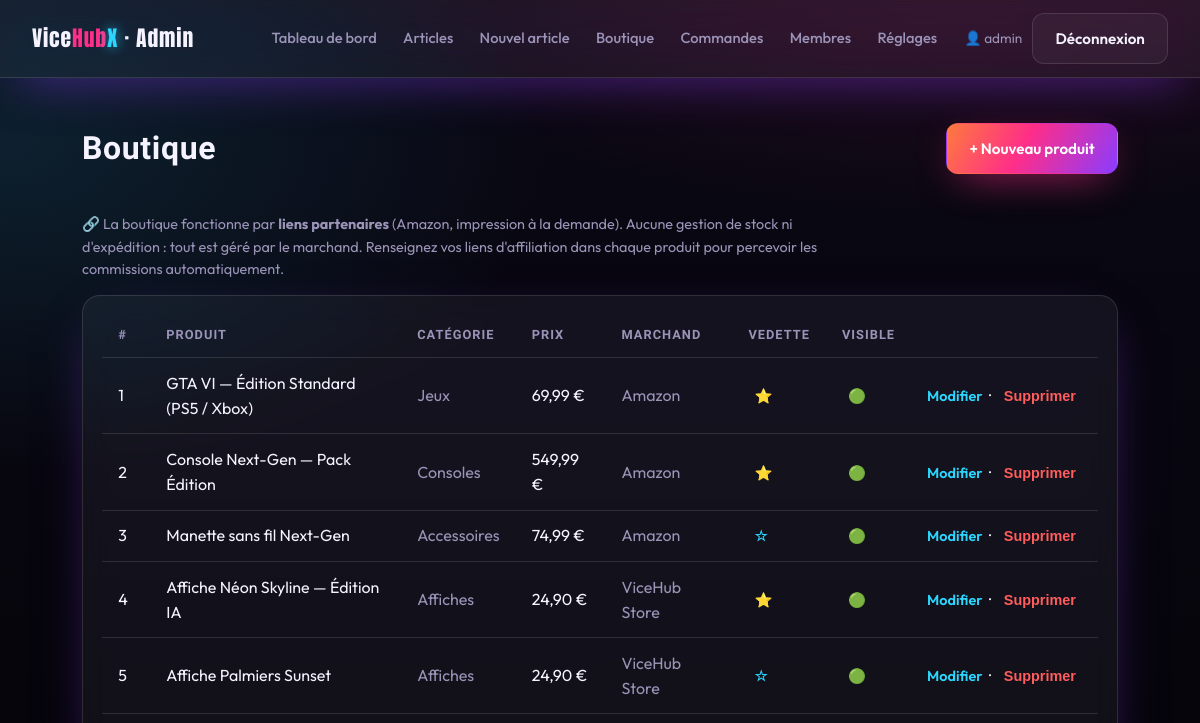
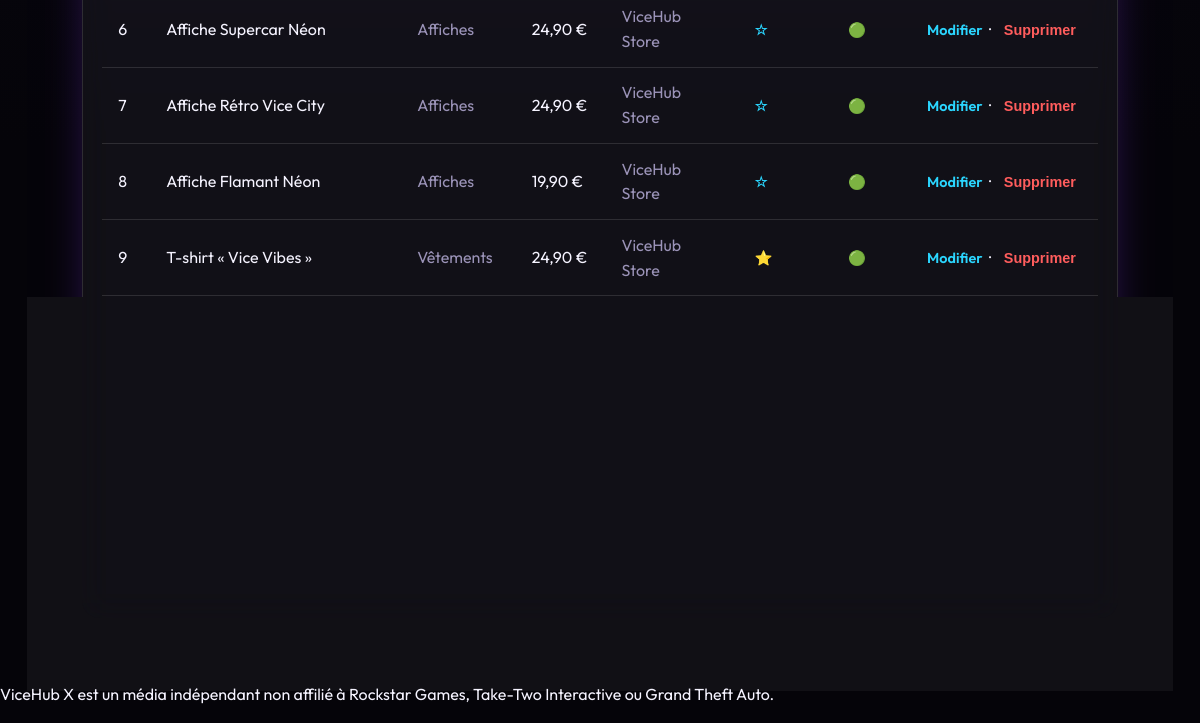
Page /admin/products.php (signed in) on the earlier database version (2 pictures, top to bottom).
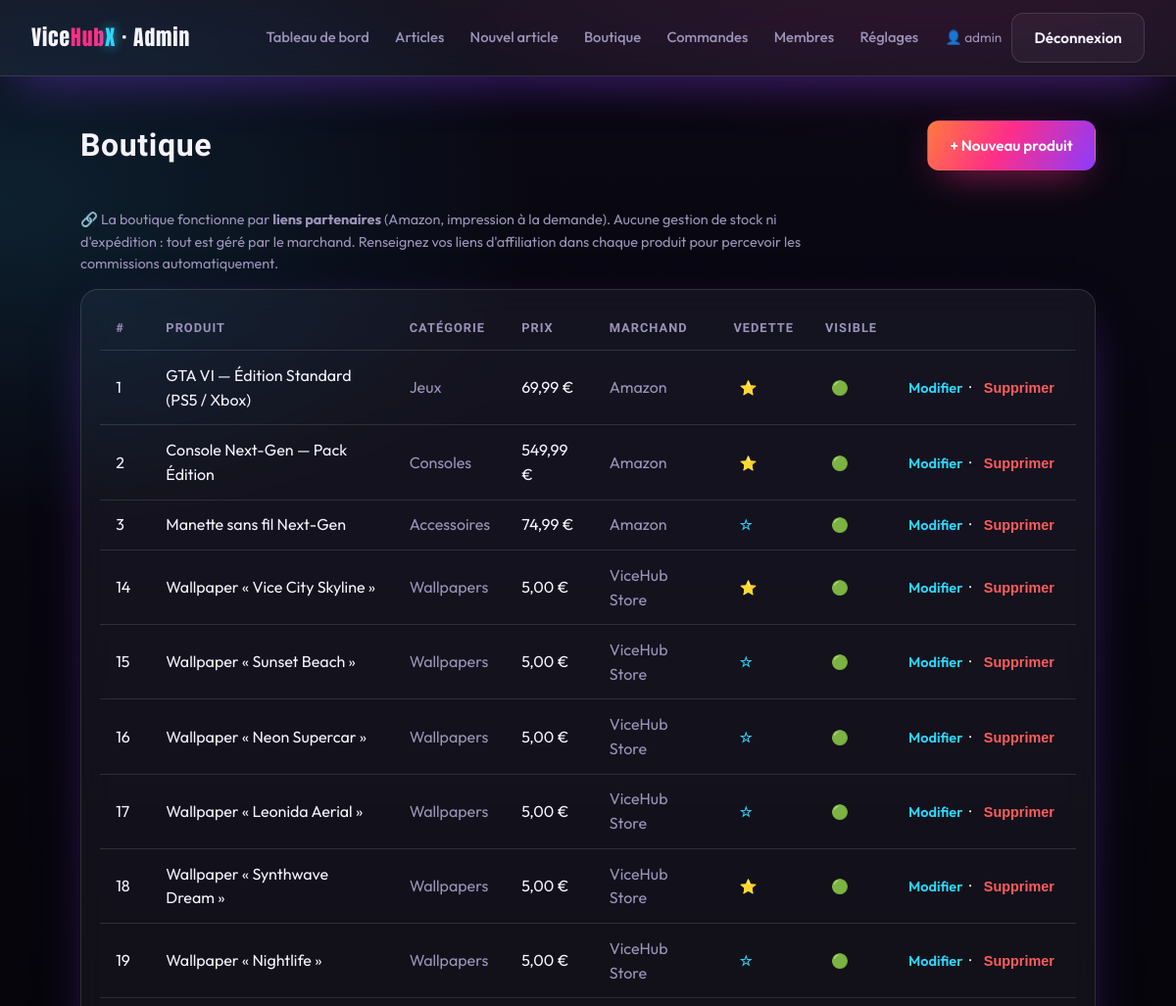
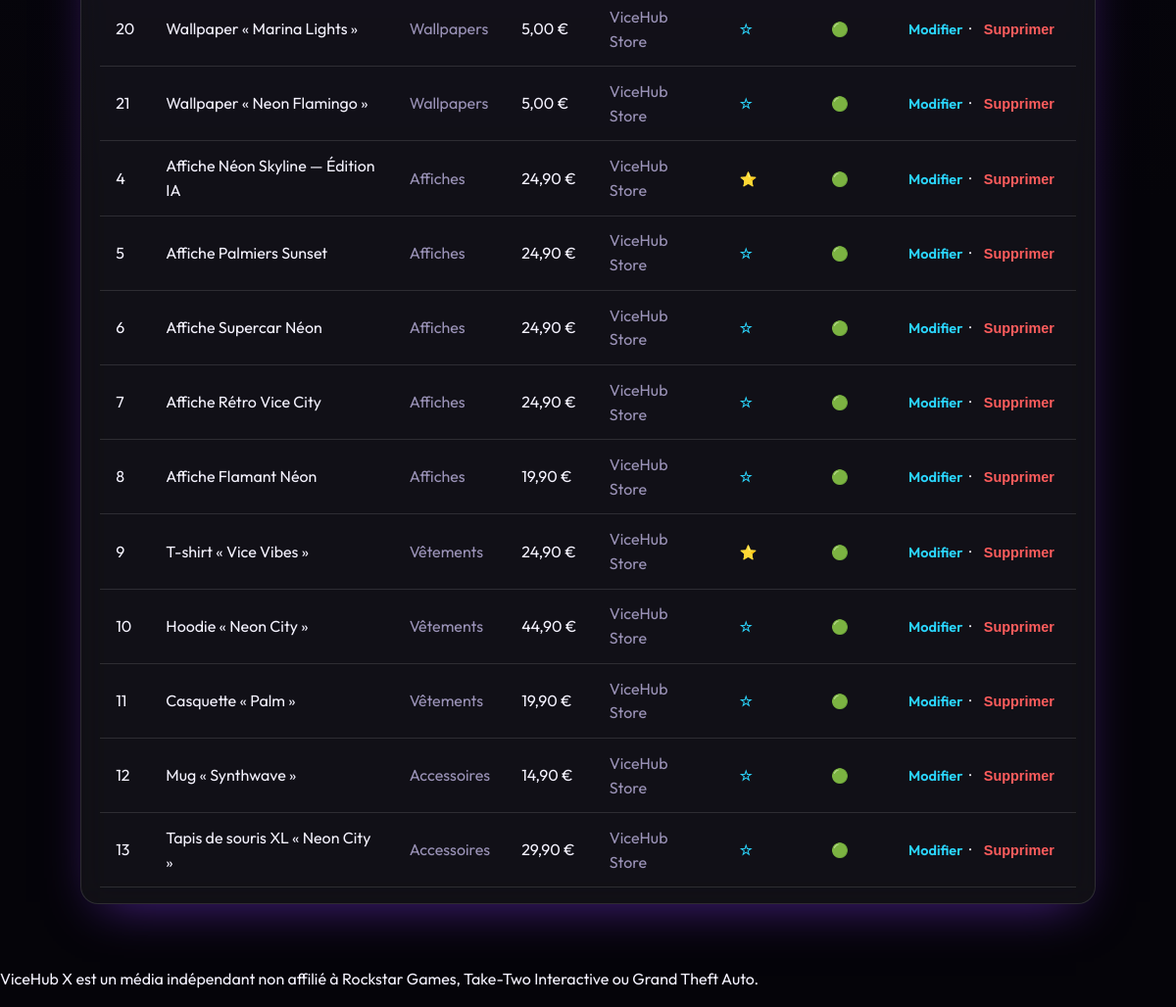
Same page on the later database version (2 pictures, top to bottom).
### tables this page shows
CREATE TABLE products (
    id              INT AUTO_INCREMENT PRIMARY KEY,
    name            VARCHAR(160) NOT NULL,
    slug            VARCHAR(180) NOT NULL UNIQUE,
    description     VARCHAR(400),
    category        ENUM('poster','wallpaper','game','console','apparel','accessory','collectible') NOT NULL DEFAULT 'accessory',
    price           DECIMAL(8,2),
    currency        VARCHAR(8) NOT NULL DEFAULT 'EUR',
    image           VARCHAR(255),
     
    sale_type       ENUM('external','stripe') NOT NULL DEFAULT 'external',
    url             VARCHAR(500),             
    stripe_price_id VARCHAR(120),             
    digital_file    VARCHAR(255),             
    merchant        VARCHAR(60),
    badge           VARCHAR(40),
    featured        TINYINT(1) NOT NULL DEFAULT 0,
    active          TINYINT(1) NOT NULL DEFAULT 1,
    sort            INT NOT NULL DEFAULT 0,
    created_at      DATETIME NOT NULL DEFAULT CURRENT_TIMESTAMP,
    lang            ENUM('fr','en') NOT NULL DEFAULT 'fr'
);

### includes/functions.php (called while the page is built, shortened)
<?php
function e(?string $value): string
{
    return htmlspecialchars((string) $value, ENT_QUOTES | ENT_SUBSTITUTE, 'UTF-8');
}
function t(string $key): string
{
    return $GLOBALS['LANG'][$key] ?? $key;
}
function lang(): string
{
    return $GLOBALS['LANG_CODE'] ?? 'fr';
}
function asset(string $path): string
{
    return BASE_URL . '/public/assets/' . ltrim($path, '/');
}
function url(string $path): string
{
    return BASE_URL . '/' . ltrim($path, '/');
}
function product_categories(): array
{
    return lang() === 'fr'
        ? ['poster' => 'Affiches', 'wallpaper' => 'Wallpapers', 'game' => 'Jeux', 'console' => 'Consoles', 'apparel' => 'Vêtements', 'accessory' => 'Accessoires', 'collectible' => 'Collectors']
        : ['poster' => 'Posters', 'wallpaper' => 'Wallpapers', 'game' => 'Games', 'console' => 'Consoles', 'apparel' => 'Apparel', 'accessory' => 'Accessories', 'collectible' => 'Collectibles'];
}
function price_html($price, string $currency = 'EUR'): string
{
    $symbols = ['EUR' => '€', 'USD' => '$', 'GBP' => '£'];
    $sym = $symbols[$currency] ?? $currency;
    $val = number_format((float) $price, 2, lang() === 'fr' ? ',' : '.', lang() === 'fr' ? ' ' : ',');
    return lang() === 'fr' ? $val . ' ' . $sym : $sym . $val;
}

### config/database.php (called while the page is built, shortened)
<?php
function db(): PDO
{
    static $pdo = null;
    if ($pdo instanceof PDO) {
        return $pdo;
    }
    $dsn = sprintf(
        'mysql:host=%s;port=%s;dbname=%s;charset=utf8mb4',
        DB_HOST,
        DB_PORT,
        DB_NAME
    );
    try {
        $pdo = new PDO($dsn, DB_USER, DB_PASS, [
            PDO::ATTR_ERRMODE            => PDO::ERRMODE_EXCEPTION,
            PDO::ATTR_DEFAULT_FETCH_MODE => PDO::FETCH_ASSOC,
            PDO::ATTR_EMULATE_PREPARES   => false,
        ]);
    } catch (PDOException $e) {
        http_response_code(500);
        $hint = (getenv('APP_ENV') ?: 'dev') === 'prod'
            ? 'Service momentanément indisponible.'
            : 'Connexion base de données impossible : ' . $e->getMessage()
              . ' — vérifiez config/config.php et que la base "' . DB_NAME . '" existe.';
        exit('<p style="font-family:sans-serif;padding:2rem;color:#fff;background:#0a0a12">'
            . htmlspecialchars($hint, ENT_QUOTES, 'UTF-8') . '</p>');
    }
    return $pdo;
}

### admin/products.php (the view, shortened to what the changed rows need)
<?php
require __DIR__ . '/../includes/admin_header.php';
$products = db()->query('SELECT * FROM products ORDER BY sort ASC, id ASC')->fetchAll();
$cats = product_categories();
?>
<div class="admin-bar">
    <h1>Boutique</h1>
</div>
<div class="glass" style="border-radius:18px;padding:1rem 1.2rem;overflow-x:auto">
    <table class="data-table">
        <thead><tr><th>#</th><th>Produit</th><th>Catégorie</th><th>Prix</th><th>Marchand</th><th>Vedette</th><th>Visible</th><th></th></tr></thead>
        <tbody>
        <?php foreach ($products as $p): ?>
            <tr>
                <td><?= (int) $p['id'] ?></td>
                <td><?= e($p['name']) ?></td>
                <td class="muted"><?= e($cats[$p['category']] ?? $p['category']) ?></td>
                <td><?= $p['price'] !== null ? e(price_html($p['price'], $p['currency'])) : '—' ?></td>
                <td class="muted"><?= e($p['merchant'] ?? '—') ?></td>
                <td>
                    <form method="post" style="display:inline">
                        <button class="link-all" style="background:none;border:0;cursor:pointer"><?= $p['featured'] ? '⭐' : '☆' ?></button>
                    </form>
                </td>
                <td>
                    <form method="post" style="display:inline">
                        <button class="link-all" style="background:none;border:0;cursor:pointer"><?= $p['active'] ? '🟢' : '⚪' ?></button>
                    </form>
                </td>
                <td style="white-space:nowrap">
                    <a class="link-all" href="<?= e(url('admin/product-edit.php?id=' . (int) $p['id'])) ?>"><?= e(t('admin_edit')) ?></a>
                    &nbsp;·&nbsp;
                    <form method="post" style="display:inline" onsubmit="return confirm('Supprimer ce produit ?')">
                        <button class="link-all" style="background:none;border:0;color:#ff5d5d;cursor:pointer"><?= e(t('admin_delete')) ?></button>
                    </form>
                </td>
            </tr>
        <?php endforeach; ?>
        </tbody>
    </table>
</div>
<?php require __DIR__ . '/../includes/admin_footer.php'; ?>

### includes/admin_header.php (shortened to what the changed rows need)
<?php
$admin_nav = [
    ['dashboard.php', t('admin_dashboard')],
    ['articles.php',  t('admin_articles')],
    ['article-create.php', t('admin_new')],
    ['products.php',  'Boutique'],
    ['orders.php',    'Commandes'],
    ['users.php',     'Membres'],
    ['settings.php',  'Réglages'],
];
?>
<!DOCTYPE html>
<html lang="<?= e(lang()) ?>">
<head>
    <link rel="stylesheet" href="<?= e(asset('css/style.css')) ?>">
</head>
<body>
<header class="site-header glass">
    <div class="header-inner">
        <nav class="site-nav">
            <?php foreach ($admin_nav as [$href, $label]): ?>
                <a href="<?= e(url('admin/' . $href)) ?>"><?= e($label) ?></a>
            <?php endforeach; ?>
        </nav>
    </div>
</header>
<main class="admin-shell">

Differences in the rows shown:
added products: id "14", name "Wallpaper « Vice City Skyline »", category "Wallpapers", price_html($p['price'], $p['currency']) "5,00 €", merchant "ViceHub Store"
added products: id "15", name "Wallpaper « Sunset Beach »", category "Wallpapers", price_html($p['price'], $p['currency']) "5,00 €", merchant "ViceHub Store"
added products: id "16", name "Wallpaper « Neon Supercar »", category "Wallpapers", price_html($p['price'], $p['currency']) "5,00 €", merchant "ViceHub Store"
added products: id "17", name "Wallpaper « Leonida Aerial »", category "Wallpapers", price_html($p['price'], $p['currency']) "5,00 €", merchant "ViceHub Store"
added products: id "18", name "Wallpaper « Synthwave Dream »", category "Wallpapers", price_html($p['price'], $p['currency']) "5,00 €", merchant "ViceHub Store"
added products: id "19", name "Wallpaper « Nightlife »", category "Wallpapers", price_html($p['price'], $p['currency']) "5,00 €", merchant "ViceHub Store"
added products: id "20", name "Wallpaper « Marina Lights »", category "Wallpapers", price_html($p['price'], $p['currency']) "5,00 €", merchant "ViceHub Store"
added products: id "21", name "Wallpaper « Neon Flamingo »", category "Wallpapers", price_html($p['price'], $p['currency']) "5,00 €", merchant "ViceHub Store"
now on this page (row unchanged): products: id "10", name "Hoodie « Neon City »", category "Vêtements", price_html($p['price'], $p['currency']) "44,90 €", merchant "ViceHub Store"
now on this page (row unchanged): products: id "11", name "Casquette « Palm »", category "Vêtements", price_html($p['price'], $p['currency']) "19,90 €", merchant "ViceHub Store"
now on this page (row unchanged): products: id "12", name "Mug « Synthwave »", category "Accessoires", price_html($p['price'], $p['currency']) "14,90 €", merchant "ViceHub Store"
now on this page (row unchanged): products: id "13", name "Tapis de souris XL « Neon City »", category "Accessoires", price_html($p['price'], $p['currency']) "29,90 €", merchant "ViceHub Store"
